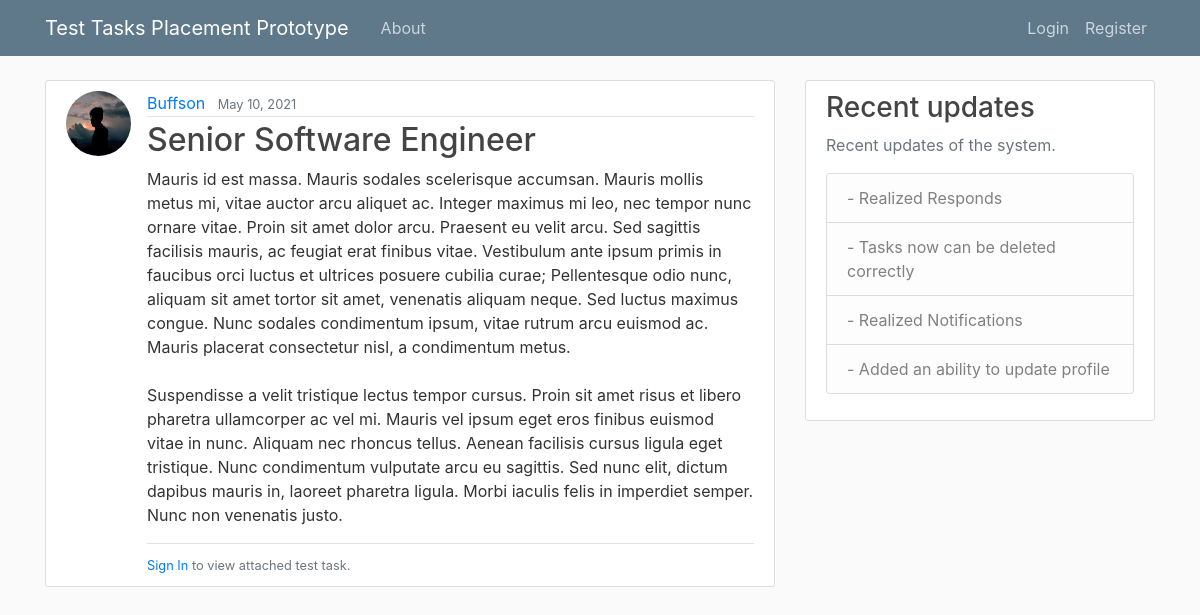
The app's page /vacancy/46/ with its own data.
### test_app/models.py (models this page shows, shortened)
class Vacancy(models.Model):
    title = models.CharField(max_length=100)
    content = models.TextField()
    date_posted = models.DateTimeField(default=timezone.now)
    author = models.ForeignKey(User, on_delete=models.CASCADE)
    task = models.FileField(upload_to='attached_tasks', default='NULL')

### users/models.py (models this page shows, shortened)
class Profile(models.Model):
    user = models.OneToOneField(User, on_delete=models.CASCADE)
    image = models.ImageField(default='default.jpg',
                              upload_to='profile_pics')

### test_app/views.py (the view)
# urls.py: path('vacancy/<int:pk>/', VacancyDetailView.as_view(), name='vacancy-detail'),
class VacancyDetailView(DetailView):
    model = Vacancy

### test_app/templates/test_app/vacancy_detail.html (shortened to what this page needs)
{% extends "test_app/base.html" %}
{% block content %}
    <article class="media content-section">
        <img class="rounded-circle article-img" src="{{ object.author.profile.image.url }}">
        <div class="media-body">
            <div class="article-metadata">
                <a class="mr-2" href="{% url 'user-vacancies' object.author.username %}">{{ object.author }}</a>
                <small class="text-muted">{{ object.date_posted|date:"F d, Y" }}</small>
            </div>
            <h2 class="article-title">{{ object.title }}</h2>
            <p class="article-content">{{ object.content }}</p>
            {% if user.is_authenticated %}
                {% if object.filename != 'NULL' %}
                    <a href="{{ object.task.url }}" target="_blank">
                        <button class="btn btn-outline-info" type="button">Open Attached Task</button>
                    </a>
                    {% if object.author != user %}
                        <a class="btn btn-outline-info" href="{% url 'upload' object.id %}">Upload a solution</a>
                    {% endif %}
                    <p></p>
                    <div class="border-top pt-2">
                        <small class="text-muted">
                            Uploaded File (click to download): <a class="ml-1" href="{{object.task.url}}" download="">{{ object.filename }}</a>
                        </small>
                    </div>
                {% else %}
                    <div class="border-top pt-2">
                        <small class="text-muted">
                            Test task was not provided.
                        </small>
                    </div>
                {% endif %}
            {% else %}
                <div class="border-top pt-2">
                    <small class="text-muted">
                        <a href="{% url 'login' %}">Sign In</a> to view attached test task.
                    </small>
                </div>
            {% endif %}
        </div>
    </article>
{% endblock content %}

### test_app/static/test_app/main.css (style rules this page uses)
body { background: #fafafa; color: #333333; margin-top: 5rem; }
h1, h2, h3, h4, h5, h6 { color: #444444; }
.content-section { background: #ffffff; padding: 10px 20px; border: 1px solid #dddddd; border-radius: 3px; margin-bottom: 20px; }
.article-title { color: #444444; }
.article-content { white-space: pre-line; }
.article-img { height: 65px; width: 65px; margin-right: 16px; }
.article-metadata { padding-bottom: 1px; margin-bottom: 4px; border-bottom: 1px solid #e3e3e3 }

### records on screen
Vacancy: author.profile.image (picture), author "Buffson", date_posted "May 10, 2021", title "Senior Software Engineer", content "Mauris id est massa. Mauris sodales scelerisque accumsan. Mauris mollis metus mi, vitae auctor arcu aliquet ac. Integer maximus mi leo, nec tempor nunc ornare vitae. Proin sit amet dolor arcu. Praesent eu velit arcu. Sed sagittis facilisis mauris, ac feugiat erat finibus vitae. Vestibulum ante ipsum primis in faucibus orci luctus et ultrices posuere cubilia curae; Pellentesque odio nunc, aliquam sit amet tortor sit amet, venenatis aliquam neque. Sed luctus maximus congue. Nunc sodales condimentum ipsum, vitae rutrum arcu euismod ac. Mauris placerat consectetur nisl, a condimentum metus. Suspendisse a velit tristique lectus tempor cursus. Proin sit amet risus et libero pharetra ullamcorper…"
